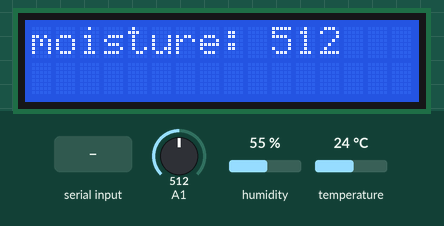
Recording of a sketch running on a simulated Arduino Uno, built with avr-gcc and run on an emulated ATmega328P. On the bench: 16×2 character LCD. The test bench sets the inputs (shaded band); at power-on: temperature 24 °C, A1 = 512, humidity 55 %. What the sketch prints to the serial monitor is not drawn.

Above: at 1.2 s.
1.3 s: temperature set to 12 °C
At 5.0 s:
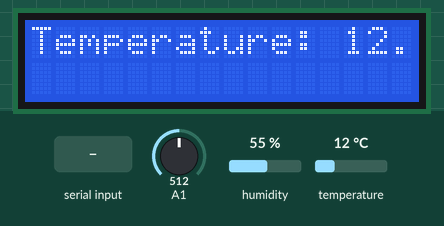
7.6 s: A1 set to 716
At 9.1 s:
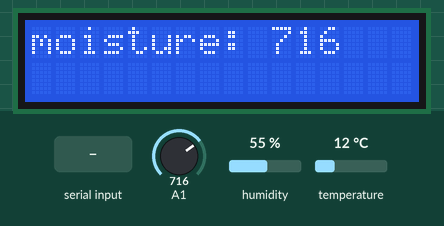
10.9 s: temperature set to 19 °C
At 16.0 s:
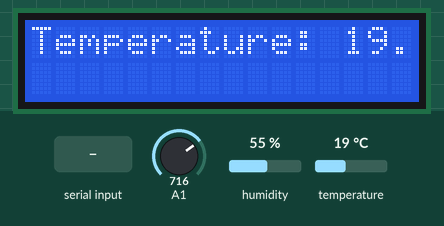
16.3 s: A1 set to 900
At 19.3 s:
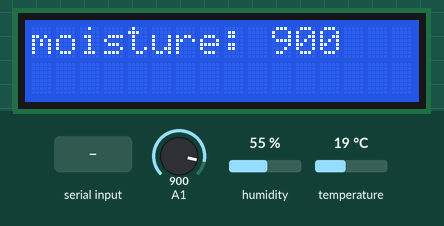
20.4 s: "1" received over the second serial link
23.9 s: temperature set to 28 °C
At 26.5 s:
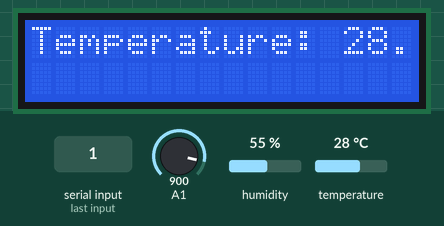
Timing chart, 0 to 28.0 s (numbered marks = the images above; inputs shaded):
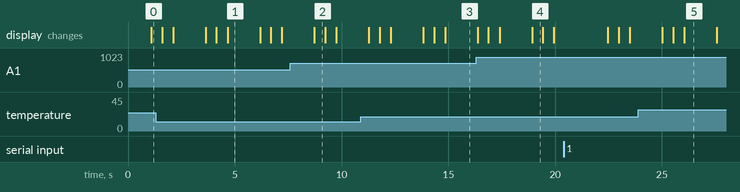

The sketch:

agri.ino
```cpp
#include <SoftwareSerial.h>
#include "DHT.h"
#include <Wire.h>
#include <LiquidCrystal_I2C.h>

// Set the LCD address to 0x27 for a 16 chars and 2 line display
LiquidCrystal_I2C lcd(0x27, 16, 2);
SoftwareSerial ph(5,6);
DHT dht;


String pH;
long lastMsg = 0;
char msg[50];
int value = 0;
String message="";
char val[50];
String top;
  char a[20];
  char c[20];
  char b[20];


String getStringPartByNr(String data, char separator, int index)//PH:38.43,w:0,L:344,T:33
{
  // spliting a string and return the part nr index
  // split by separator

  int stringData = 0;        //variable to count data part nr
  String dataPart = "";      //variable to hole the return text

  for (int i = 0; i < data.length(); i++) { //Walk through the text one letter at a time

    if (data[i] == separator) {
      //Count the number of times separator character appears in the text
      stringData++;

    } else if (stringData == index) {
      //get the text when separator is the rignt one
      dataPart.concat(data[i]);

    } else if (stringData > index) {
      //return text and stop if the next separator appears - to save CPU-time
      return dataPart;
      break;

    }

  }
  //return text if this is the last part
  return dataPart;
}

void setup() {
  Serial.begin(9600);
  ph.begin(9600);
  dht.setup(8);
  lcd.begin();

  // Turn on the blacklight and print a message.
  lcd.backlight();

}

void loop() {//while(1)
String t;
  if (ph.available()) {
    String rcv = ph.readString();
    //    Serial.println(rcv);
    String p = getStringPartByNr(rcv, ',', 0);
    pH = getStringPartByNr(p, ':', 1);
    Serial.print("pH: ");
    Serial.println(pH);
  }
  float humidity = dht.getHumidity();
  float temperature = dht.getTemperature();
  //
  //  Serial.print(dht.getStatusString());
  //  Serial.print("\t");
  if (isnan(humidity) || isnan(temperature)) {
    Serial.print(" ");

  }
  else {
    Serial.print("Humidity");
    Serial.println(humidity, 1);
    t="Temperature: " + String(temperature);
  }
  int moisture = analogRead(A1);
//  Serial.println("moisture: " + String(moisture));
  String m = "moisture: " + String(moisture);
  String p = "PH: " + String(pH);

Serial.println(m);
Serial.println(p);
Serial.println(t);
delay(1000);
lcd.clear();
lcd.print(m);
delay(500);
lcd.clear();
lcd.print(p);
delay(500);
lcd.clear();
lcd.print(t);
delay(500);
}
```

Measured:
- what the display in image 1 shows lasts 1.5 s, from 4.7 s to 6.2 s
- what the display in image 2 shows lasts 0.5 s, from 8.7 s to 9.2 s
